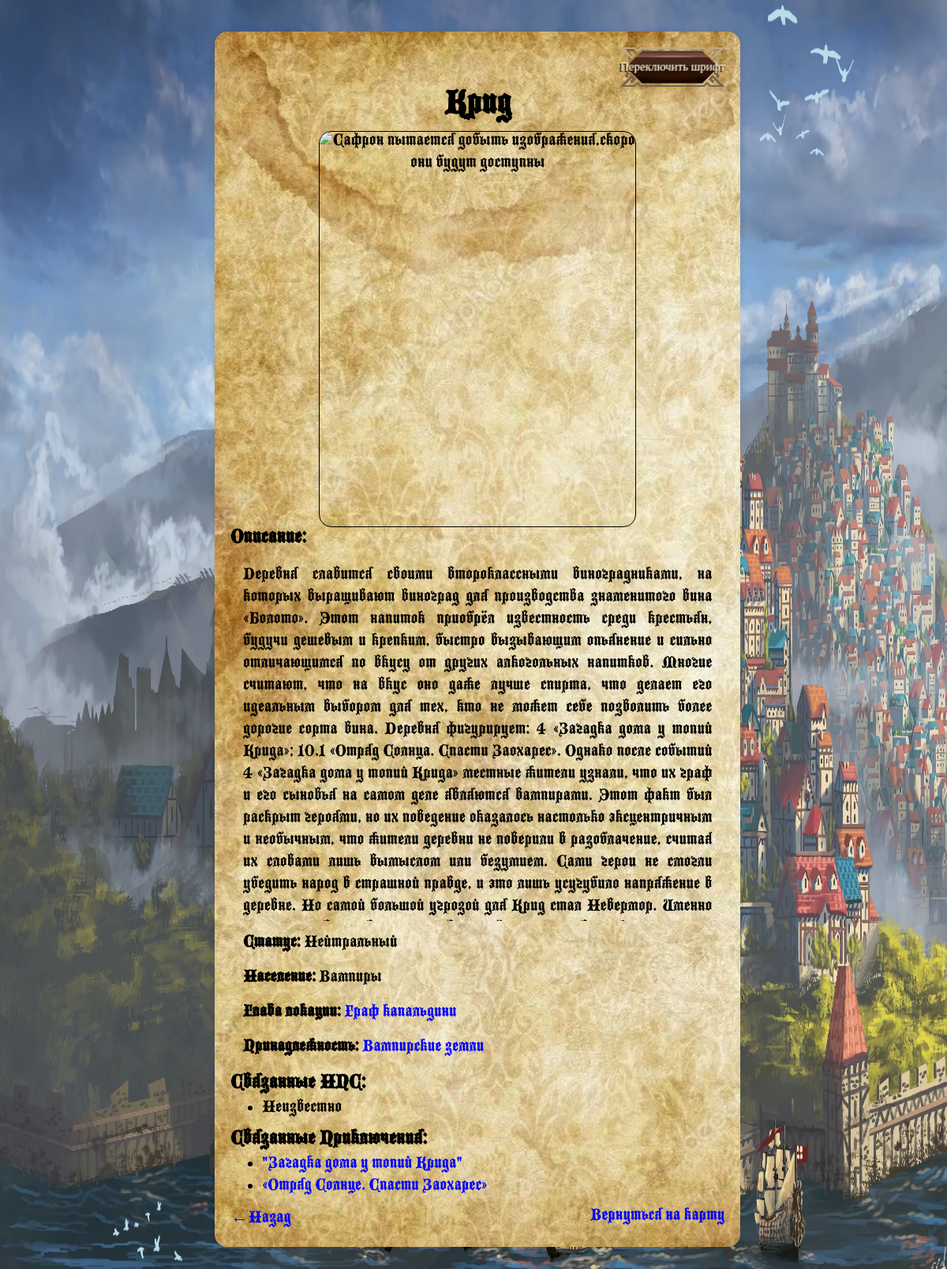
Before: /location_info/city-or-village/krid (signed in) with the older database file.
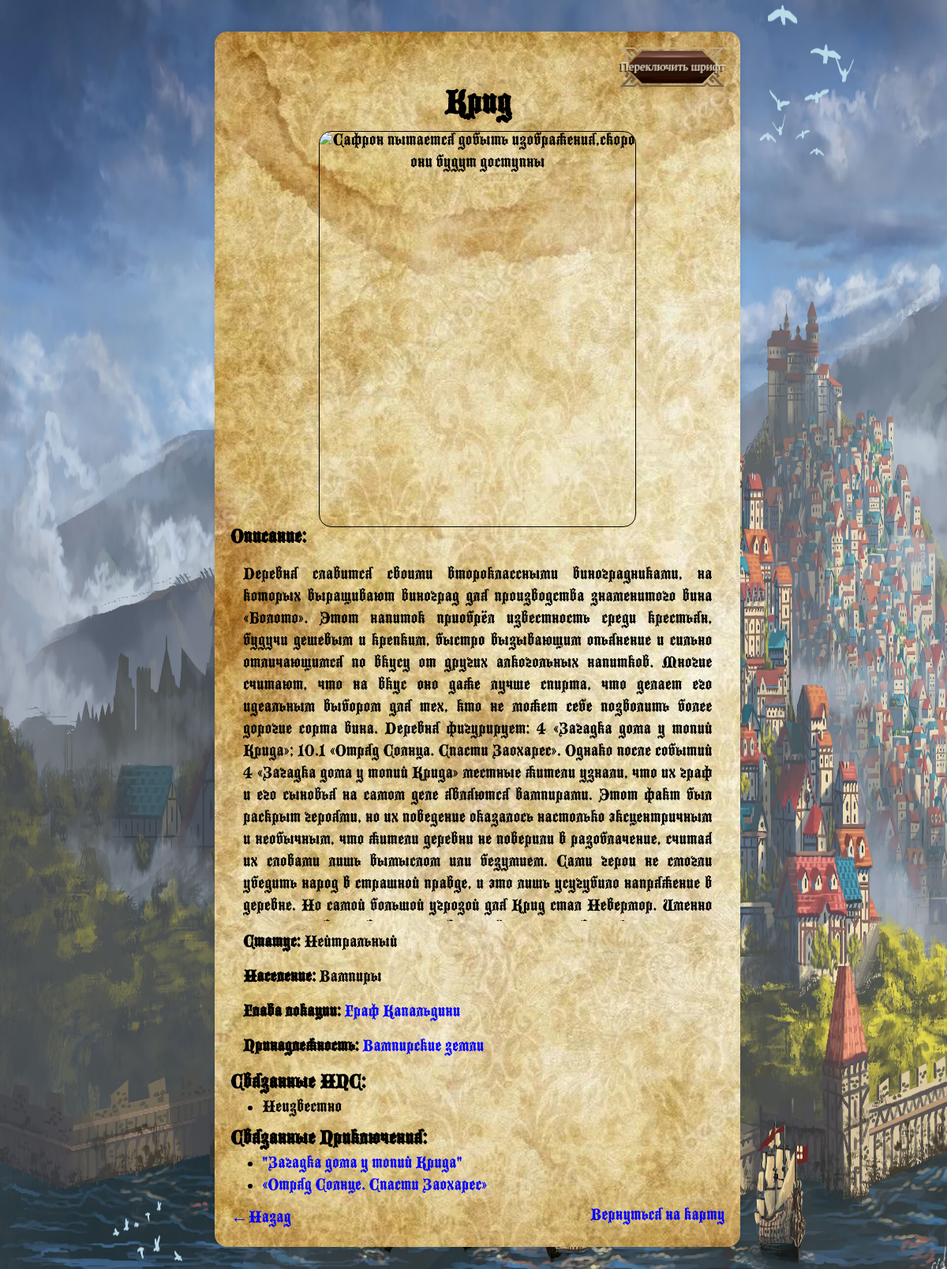
After: the same page with the newer database file.
### map/models.py (models this page shows, shortened)
class Location(models.Model):
    race = {'NO':'Нет',
            'Unknown':'Неизвестна',
            'Humans':"Люди",
            'S_elfs':"Высшие эльфы",
            'Gnoms':'Гномы',
            'Dwarfs':'Дварфы',
            'Half_height':'Полурослки',
            'Demons':'Демоны',
            'Drou':"Дроу",
            'Goblins':"Гоблины",
            'Vampires':'Вампиры',
            'Giffs':'Гифы',
            'Forers_Elfs':'Лесные эльфы'}
    statuses ={
        "Unknown": "Неизвестен",
        "Martial_law": "Военное положение",
        "Captured": "Захвачен",
        "Resistance": "Сопротивление",
        "Neutral": "Нейтральный",
        "Destroyed": "Уничтожен",
        "Capital": "Столица",
        "Liberal": "Либеральный",
        "Conservative": "Консервативный",
        "Racist": "Расистский"
    }
    image = models.ImageField(upload_to='location_picks/',null=True,blank=True)
    name = models.CharField(max_length=60)
    small_description = models.TextField(blank=True,null=True,verbose_name='Маленькое описание для карточки Без гиперссылок')
    description = models.TextField()
    slug = models.SlugField(max_length=60,unique=True)
    status = models.CharField(max_length=50,null=True,choices=statuses,blank=True)
    population = models.CharField(max_length=50,null=True,choices=race,blank=True)
    npcs = models.ManyToManyField("map.NPC", verbose_name="Ключевые NPC",blank=True)
    what_adventures = models.ManyToManyField("map.Dnd_adventure", verbose_name="В каких приключениях принимал участие",blank=True)
    class Meta:
        ordering = ["name"]
        verbose_name = "Абстрактная модель(не трогай)"
        verbose_name_plural = "Абстрактная модель(не трогай)"

class Vilage(Location):
    glava = models.OneToOneField("map.NPC", verbose_name=("Представитель"), on_delete=models.SET_NULL,null=True,blank=True,default='Неизвестно')
    Land = models.ForeignKey(to=Country,on_delete=models.SET_NULL,null=True,related_name="villages",blank=True)
    class Meta:
        verbose_name = "Деревня"
        verbose_name_plural = "Деревни"

class NPC(models.Model):
    image = models.ImageField(upload_to='npc_picks/',blank=True)
    name = models.CharField(max_length=50)
    description = models.TextField()
    slug = models.SlugField(blank=True)
    def __str__(self):
        return self.name
    class Meta:
        ordering = ["name"]
        verbose_name = "НПС"
        verbose_name_plural = "НПСи"

class Location(models.Model):
    race = {'NO':'Нет',
            'Unknown':'Неизвестна',
            'Humans':"Люди",
            'S_elfs':"Высшие эльфы",
            'Gnoms':'Гномы',
            'Dwarfs':'Дварфы',
            'Half_height':'Полурослки',
            'Demons':'Демоны',
            'Drou':"Дроу",
            'Goblins':"Гоблины",
            'Vampires':'Вампиры',
            'Giffs':'Гифы',
            'Forers_Elfs':'Лесные эльфы'}
    statuses ={
        "Unknown": "Неизвестен",
        "Martial_law": "Военное положение",
        "Captured": "Захвачен",
        "Resistance": "Сопротивление",
        "Neutral": "Нейтральный",
        "Destroyed": "Уничтожен",
        "Capital": "Столица",
        "Liberal": "Либеральный",
        "Conservative": "Консервативный",
        "Racist": "Расистский"
    }
    image = models.ImageField(upload_to='location_picks/',null=True,blank=True)
    name = models.CharField(max_length=60)
    small_description = models.TextField(blank=True,null=True,verbose_name='Маленькое описание для карточки Без гиперссылок')
    description = models.TextField()
    slug = models.SlugField(max_length=60,unique=True)
    status = models.CharField(max_length=50,null=True,choices=statuses,blank=True)
    population = models.CharField(max_length=50,null=True,choices=race,blank=True)
    npcs = models.ManyToManyField("map.NPC", verbose_name="Ключевые NPC",blank=True)
    what_adventures = models.ManyToManyField("map.Dnd_adventure", verbose_name="В каких приключениях принимал участие",blank=True)
    class Meta:
        ordering = ["name"]
        verbose_name = "Абстрактная модель(не трогай)"
        verbose_name_plural = "Абстрактная модель(не трогай)"

### map/views.py (the view)
# urls.py: path('location_info/city-or-village/<slug:city_or_village_slug>',about_City_or_Village,name='city_page'),
@login_required
def about_City_or_Village(request,city_or_village_slug):
    print("Kapusta")
    hero = Hero_m.objects.get(username=request.user.username)
    city_or_village_variable = City.objects.filter(slug=city_or_village_slug)
    if city_or_village_variable.exists():
        city_or_village_variable = city_or_village_variable.get()
    else:
        city_or_village_variable = Vilage.objects.filter(slug=city_or_village_slug).get()
    if not request.user.is_superuser:
            was_here_or_not = hero.what_visits.filter(city__slug=city_or_village_variable.slug)
            if not was_here_or_not.exists():
                return HttpResponse("<h1>У вас не доступа к информации об этой локации</h1>")
            else:
                context = {'location': city_or_village_variable}
                return render(request,'map/about_location.html',context=context)
    else:
        context = {'location': city_or_village_variable}
        return render(request,'map/about_location.html',context=context)

### map/templates/map/about_location.html (shortened to what this page needs)
{% extends "map/base.html" %}
{% block mainsector %}
    <div class="ramka">
        <div class="between">
            <div class="container">
                <div style='display: flex;justify-content:flex-end'><button class='fantasy-btn-3xl fantasy-bone-n-coper' id="toggleFont"><span  contenteditable="plaintext-only" style="cursor: text;">Переключить шрифт</span></button></div>
                {% if location.capital %}
                    <h1>{{ location.name }}</h1>
                {% elif location.is_city == True  %}
                    <h1>{{ location.name }}</h1>
                {% else %}
                    <h1>{{ location.name }}</h1>
                {% endif %}
                <div style="display: flex;justify-content: center;"><img src="{% if location.image %} {{ location.image.url }} {% endif %}" alt="Сафрон пытается добыть изображения,скоро они будут доступны" style="width: 400px; height: 500px;border: 1px solid;border-radius: 1rem;text-align: center;"></div>
                <h3>Описание:</h3>
                <div class="description">{{ location.description|safe }}</div>
                <div class="description"><b>Статус:</b> {{ location.get_status_display }}</div>
                <div class="description"><b>Население:</b> {{ location.get_population_display }}</div>
                {% if location.glava %}
                <div class="description" id='Глава локации'><b>Глава локации: </b><a href="{% url "npc_page" location.glava.slug %}">{{ location.glava }}</a></div>
                {% endif %}
                {% if location.Land %}
                    <div class="description">
                        <b>Принадлежность:</b><a href="{% url 'country_page'  location.Land.slug  %}"> {{ location.Land.name }}</a>
                    </div>
                {% endif %}
                {% if location.npcs %}
                <div class="cities">
                    <h3>Связанные НПС:</h3>
                    <ul>
                        {% for npc in location.npcs.all %}
                            <li><a href=" {% url 'npc_page' npc.slug %}">{{ npc.name }}</a></li>
                        {% empty %}
                            <li>Неизвестно</li>
                        {% endfor %}
                    </ul>
                </div>
                {% endif %}
                {% if location.what_adventures %}
                <div class="cities">
                    <h3>Связанные Приключения:</h3>
                    <ul>
                        {% for adventure in location.what_adventures.all %}
                            <li><a href="{% url 'adventure_page' adventure.slug %}">{{ adventure.name }}</a></li>
                        {% empty %}
                            <li>Отстутствуют</li>
                        {% endfor %}
                    </ul>
                </div>
                {% endif %}
                <div style="display: flex;justify-content: space-between;">
                    <a  href="#" onclick="window.history.back()">←Назад</a>
                    <a href="{% url 'index' %}">Вернуться на карту</a>
                </div>
            </div>
        </div>
    </div>
    {% endblock mainsector %}

Changed rows visible on the page:
changed through a linked row, Vilage "Нейтральный": glava "Граф капальдини" → "Граф Капальдини"
